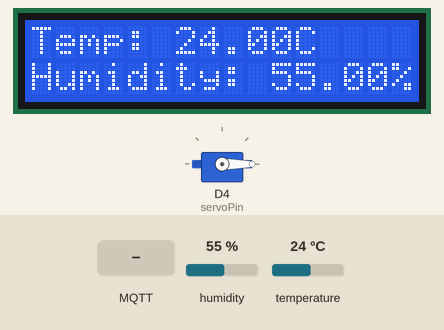
A sketch run on a simulated ESP8266 (NodeMCU). Parts: servo, 16×2 character LCD. The inputs (shaded band) are chosen by the test bench; at power-on: humidity 55 %, temperature 24 °C. WiFi joins after 1.5 s; servers stay silent unless stated; the local clock reads 2024-03-15 10:24:30 at power-on unless the sketch sets it; no MQTT or app messages arrive unless stated; what the sketch prints to the serial monitor is not drawn.

Above: at 5.8 s.
5.9 s: MQTT message "ON" arrives on the first subscribed topic
At 11.2 s:
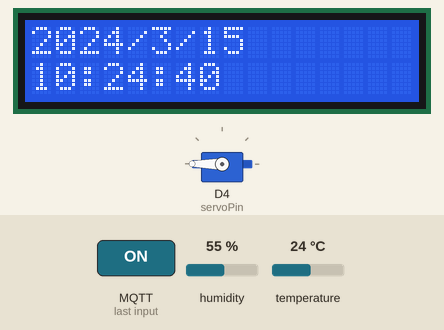
11.8 s: MQTT message "OFF" arrives on the first subscribed topic
At 12.1 s:
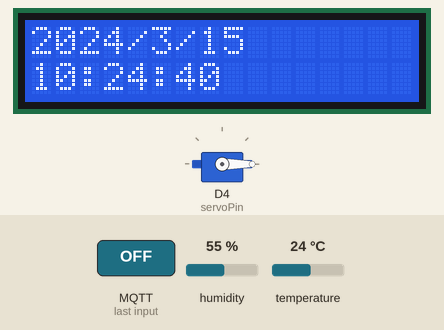
22.0 s: humidity set to 22 %
At 26.8 s:
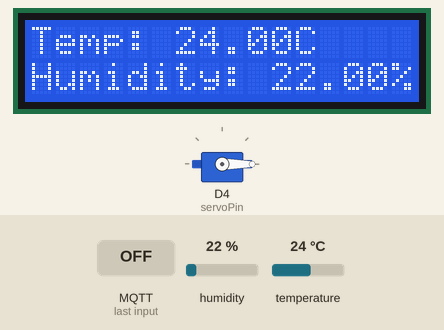
Timing chart, 0 to 28.1 s (numbered marks = the images above; inputs shaded):
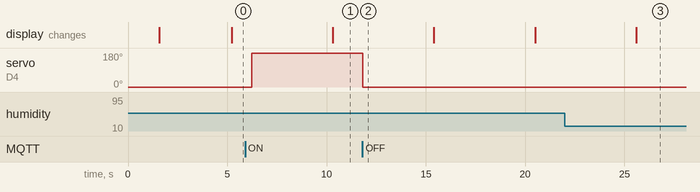

Measured:
- after the input at 5.9 s, servo on D4 (servoPin): 0° → 180° after 0.34 s
- after the input at 11.8 s, servo on D4 (servoPin): 180° → 0° at once
- after the input at 22.0 s, the display: changes after 3.6 s (image 3)

The sketch:

motor_copy0613.ino
```cpp
#include <ESP8266WiFi.h>
#include <PubSubClient.h>
#include <Servo.h>
#include "DHT.h"
#include <Wire.h>
#include <LiquidCrystal_I2C.h>
#include <RTClib.h>

#define DHTPIN D3      // 定義DHT傳感器數據引腳連接到ESP8266的D2
#define DHTTYPE DHT11  // 如果你使用的是DHT22，將DHT11替換為DHT22

// 初始化 DHT11 傳感器
DHT dht(DHTPIN, DHTTYPE);
const char* ssid = "SEC304";
const char* password = "sec304sec304";
const char* mqtt_server = "34.168.176.224";

WiFiClient espClient;
PubSubClient client(espClient);
Servo myservo;  // 創建伺服對象來控制伺服馬達

int servoPin = D4;  // 伺服控制腳位
int onPosition = 180; // ON 位置
int offPosition = 0; // OFF 位置

// 初始化 LCD 和 RTC
LiquidCrystal_I2C lcd(0x27, 16, 2);
RTC_DS3231 rtc;

void setup_wifi() {
  delay(10);
  Serial.println();
  Serial.print("Connecting to ");
  Serial.println(ssid);

  WiFi.begin(ssid, password);

  int wifi_attempts = 0;
  while (WiFi.status() != WL_CONNECTED) {
    delay(500);
    Serial.print(".");
    wifi_attempts++;
    if (wifi_attempts > 20) {  // 10 seconds timeout for WiFi connection
      Serial.println();
      Serial.println("Failed to connect to WiFi");
      return;
    }
  }

  Serial.println("");
  Serial.println("WiFi connected");
  Serial.println("IP address: ");
  Serial.println(WiFi.localIP());
}

void callback(char* topic, byte* payload, unsigned int length) {
  String message;
  for (unsigned int i = 0; i < length; i++) {
    message += (char)payload[i];
  }

  Serial.print("Message arrived [");
  Serial.print(topic);
  Serial.print("] ");
  Serial.println(message);

  if (message == "ON") {
    Serial.println("Turning servo to ON position");
    myservo.write(onPosition); // 轉動伺服馬達到 ON 位置
  } else if (message == "OFF") {
    Serial.println("Turning servo to OFF position");
    myservo.write(offPosition); // 轉動伺服馬達到 OFF 位置
  }
}

void reconnect() {
  while (!client.connected()) {
    Serial.print("Attempting MQTT connection...");
    Serial.print("Server: ");
    Serial.print(mqtt_server);
    Serial.print(", Port: 1883");

    if (client.connect("ESP8266Client")) {
      Serial.println("connected");
      client.subscribe("esp8266/control");
    } else {
      Serial.print("failed, rc=");
      Serial.print(client.state());
      Serial.println(" try again in 5 seconds");
      delay(5000);
    }
  }
}

void setup() {
  pinMode(LED_BUILTIN, OUTPUT);
  digitalWrite(LED_BUILTIN, HIGH); // Turn the LED off initially

  myservo.attach(servoPin);  // 將伺服物件附加到伺服控制腳位
  myservo.write(offPosition); // 初始化伺服位置為 OFF

  Serial.begin(115200);
  setup_wifi();
  dht.begin();
  if (WiFi.status() == WL_CONNECTED) {
    client.setServer(mqtt_server, 1883);
    client.setCallback(callback);
  } else {
    Serial.println("Skipping MQTT setup due to WiFi connection failure");
  }

  // 初始化 LCD
  lcd.init();
  lcd.backlight();

  if (!rtc.begin()) {
    Serial.println("Couldn't find RTC");
    while (1);
  }

  // 如果 RTC 已停止，重置時間
  if (rtc.lostPower()) {
    Serial.println("RTC lost power, let's set the time!");
    rtc.adjust(DateTime(F(__DATE__), F(__TIME__)));
  }
}

void showTemperatureHumidity() {
  float h = dht.readHumidity();
  float t = dht.readTemperature();

  if (isnan(h) || isnan(t)) {
    Serial.println("Failed to read from DHT sensor!");
    return;
  }

  // 顯示溫度和濕度
  lcd.clear();
  lcd.setCursor(0, 0);
  lcd.print("Temp: ");
  lcd.print(t);
  lcd.print("C");
  lcd.setCursor(0, 1);
  lcd.print("Humidity: ");
  lcd.print(h);
  lcd.print("%");
}

void showDateTime() {
  DateTime now = rtc.now();

  // 顯示日期和時間
  lcd.clear();
  lcd.setCursor(0, 0);
  lcd.print(now.year());
  lcd.print('/');
  lcd.print(now.month());
  lcd.print('/');
  lcd.print(now.day());

  lcd.setCursor(0, 1);
  if (now.hour() < 10) lcd.print('0');
  lcd.print(now.hour());
  lcd.print(':');
  if (now.minute() < 10) lcd.print('0');
  lcd.print(now.minute());
  lcd.print(':');
  if (now.second() < 10) lcd.print('0');
  lcd.print(now.second());
}

void loop() {
  static unsigned long lastSwitchTime = 0;
  static bool displayTempHum = true;

  if (WiFi.status() == WL_CONNECTED) {
    if (!client.connected()) {
      reconnect();
    }
    client.loop();

    float h = dht.readHumidity();
    float t = dht.readTemperature();

    if (!isnan(h) && !isnan(t)) {
      String payload = "Temperature: " + String(t) + "C, Humidity: " + String(h) + "%";
      Serial.print("Publishing message: ");
      Serial.println(payload);
      client.publish("esp8266/DHT11", payload.c_str());
    } else {
      Serial.println("Failed to read from DHT sensor!");
    }
  } else {
    Serial.println("WiFi not connected");
  }

  // 每5秒切換顯示內容
  if (millis() - lastSwitchTime > 5000) {
    lastSwitchTime = millis();
    if (displayTempHum) {
      showTemperatureHumidity();
    } else {
      showDateTime();
    }
    displayTempHum = !displayTempHum;
  }

  delay(500); // 減少循環速度，避免顯示閃爍
}
```
